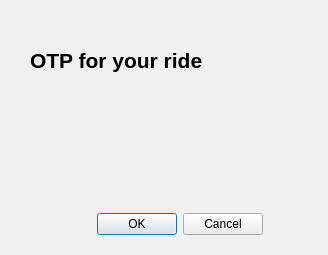
<?xml version="1.0" encoding="UTF-8"?>
<ui version="4.0">
 <class>otp</class>
 <widget class="QDialog" name="otp">
  <property name="geometry">
   <rect>
    <x>0</x>
    <y>0</y>
    <width>328</width>
    <height>255</height>
   </rect>
  </property>
  <property name="palette">
   <palette>
    <active>
     <colorrole role="Window">
      <brush brushstyle="SolidPattern">
       <color alpha="255">
        <red>0</red>
        <green>170</green>
        <blue>0</blue>
       </color>
      </brush>
     </colorrole>
    </active>
    <inactive>
     <colorrole role="Window">
      <brush brushstyle="SolidPattern">
       <color alpha="255">
        <red>240</red>
        <green>240</green>
        <blue>240</blue>
       </color>
      </brush>
     </colorrole>
    </inactive>
    <disabled>
     <colorrole role="Window">
      <brush brushstyle="SolidPattern">
       <color alpha="255">
        <red>0</red>
        <green>170</green>
        <blue>0</blue>
       </color>
      </brush>
     </colorrole>
    </disabled>
   </palette>
  </property>
  <property name="windowTitle">
   <string>Dialog</string>
  </property>
  <widget class="QLabel" name="label_2">
   <property name="geometry">
    <rect>
     <x>30</x>
     <y>40</y>
     <width>261</width>
     <height>41</height>
    </rect>
   </property>
   <property name="font">
    <font>
     <pointsize>16</pointsize>
     <bold>true</bold>
    </font>
   </property>
   <property name="text">
    <string>OTP for your ride</string>
   </property>
  </widget>
  <widget class="QLabel" name="label_3">
   <property name="geometry">
    <rect>
     <x>100</x>
     <y>110</y>
     <width>91</width>
     <height>51</height>
    </rect>
   </property>
   <property name="font">
    <font>
     <pointsize>16</pointsize>
    </font>
   </property>
   <property name="text">
    <string/>
   </property>
  </widget>
  <widget class="QDialogButtonBox" name="buttonBox">
   <property name="geometry">
    <rect>
     <x>70</x>
     <y>210</y>
     <width>193</width>
     <height>29</height>
    </rect>
   </property>
   <property name="standardButtons">
    <set>QDialogButtonBox::Cancel|QDialogButtonBox::Ok</set>
   </property>
  </widget>
 </widget>
 <resources/>
 <connections/>
</ui>
